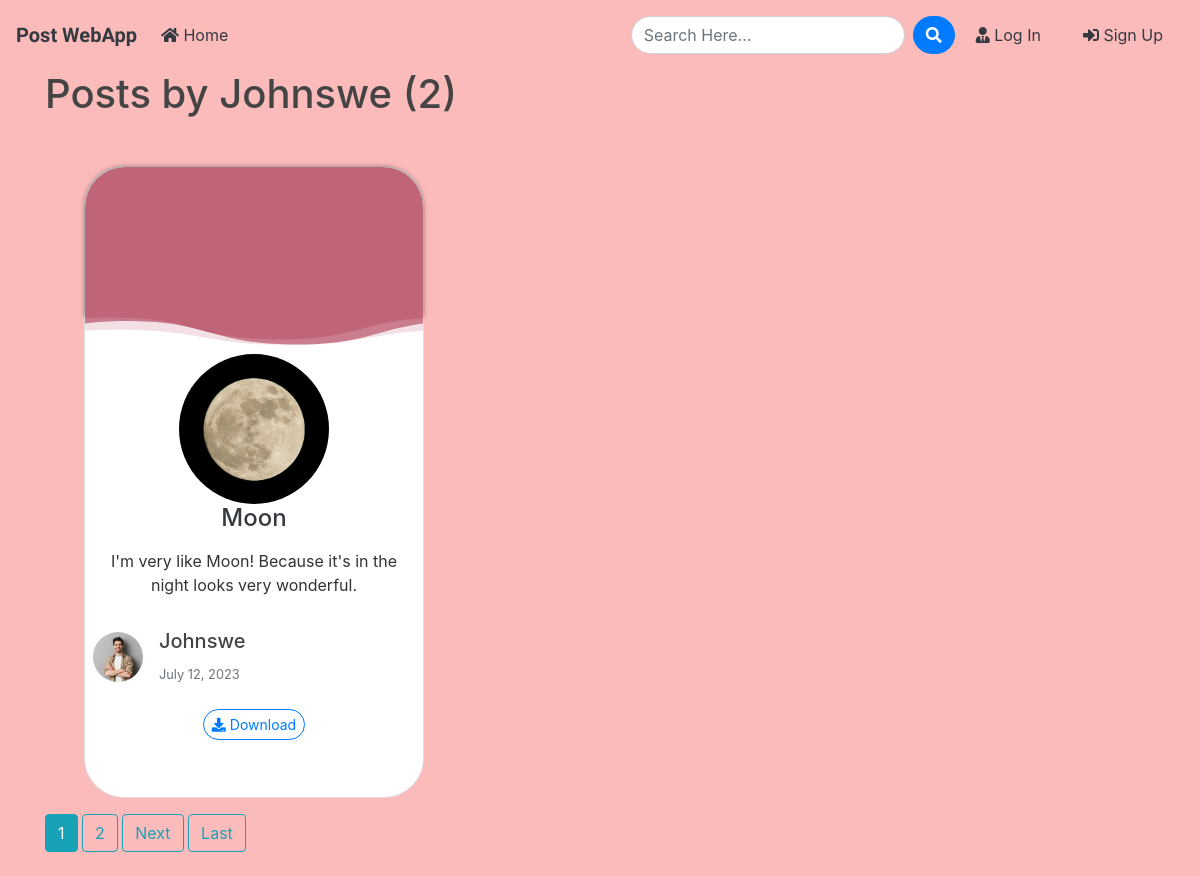
The app's page /user/Johnswe with its own data.
### blog/models.py (models this page shows, shortened)
class Post(models.Model):
	title = models.CharField(max_length=100)
	file = models.FileField(null=True,blank=True,upload_to='Files')
	content = models.TextField()
	date_posted = models.DateTimeField(default=timezone.now)
	author = models.ForeignKey(User, on_delete=models.CASCADE)

### users/models.py (models this page shows, shortened)
class Profile(models.Model):
    user = models.OneToOneField(User, on_delete=models.CASCADE)
    image = models.ImageField(default='default.jpg', upload_to='profile_pics')

### blog/views.py (the view)
# urls.py: path('user/<str:username>', UserPostListView.as_view(), name='user-posts'),
class UserPostListView(ListView):
    model = Post
    template_name = 'blog/user_posts.html'
    context_object_name = 'posts'
    paginate_by = 1
    def get_queryset(self):
        user = get_object_or_404(User, username=self.kwargs.get('username'))
        return Post.objects.filter(author=user).order_by('-date_posted')

### blog/templates/blog/user_posts.html (shortened to what this page needs)
{% extends "blog/base.html" %}
{% block content %}
    <h1 class="mb-3">Posts by {{ view.kwargs.username }} ({{ page_obj.paginator.count }})</h1>
    {% for post in posts %}
        <div class="ml-4 col-lg-4 col-md-6">
                    <div class="mt-5  h-100">
                        <div class="card">
                            {% if post.file %}
                                <div class="text-center">
                                    <section class="banner">
                                        <div class="banner__content"></div>
                                    </section>
                                </div>
                            {% endif %}
                           <div class="d-flex justify-content-center">
                                <img src="{{ post.file.url }}" class="rounded-circle  img-fluid" alt="" style="width: 150px; height: 150px; object-fit: cover;">
                            </div>
                            <h4><a class="text-dark d-flex justify-content-center" href="{% url 'post-detail' post.id %}">{{ post.title }}</a></h4>
                            <p class="card-text p-2 text-center">{{ post.content }}</p>
                            <div class="d-flex align-items-center p-2">
                                <a href="{{ post.author.profile.image.url }}" target="_blank">
                                    <img src="{{ post.author.profile.image.url }}" alt="" class="rounded-circle      img-fluid mr-3" style="width: 50px; height: 50px; object-fit: cover;">
                                </a>
                             <div>
                                    <a class="text-dark" href="{% url 'user-posts' post.author.username %}">
                                        <h5>{{ post.author }}</h5>
                                    </a>
                                    <small class="text-muted">{{ post.date_posted|date:"F d, Y" }}</small>
                             </div>
                            </div>
                            <div class="text-center">
                                {% if post.file %}
                                    <a class="btn btn-outline-primary btn-sm mb-3 mt-3 rounded-pill" href="{{ post.file.url }}" download><i class="fas fa-download"></i> Download</a>
                                {% endif %}
                            </div>
                        </div>
                    </div>
                </div>
    {% endfor %}
    {% if is_paginated %}
      <div class="obj_all mt-3">
      {% for num in page_obj.paginator.page_range %}
        {% if page_obj.number == num %}
          <a class="btn btn-info mb-4" href="?page={{ num }}">{{ num }}</a>
        {% elif num > page_obj.number|add:'-3' and num < page_obj.number|add:'3' %}
          <a class="btn btn-outline-info mb-4" href="?page={{ num }}">{{ num }}</a>
        {% endif %}
      {% endfor %}
      {% if page_obj.has_next %}
        <a class="btn btn-outline-info mb-4" href="?page={{ page_obj.next_page_number }}">Next</a>
        <a class="btn btn-outline-info mb-4" href="?page={{ page_obj.paginator.num_pages }}">Last</a>
      {% endif %}
    {% endif %}
      </div>
{% endblock content %}

### blog/static/blog/style.css (style rules this page uses)
body { background: #FCBBBB; color: #333333; margin-top: 0; }
h1, h2, h3, h4, h5, h6 { color: #444444; }
.banner__content { box-shadow: 0 0 5px rgba(0, 0, 0, 0.5); background: linear-gradient(180deg, #C06578 0%, #C06578 100%);; height: 150px; padding-top: 8%; padding-bottom: 8%; border-top-right-radius: 40px; border-top-left-radius: 40px; }
.card { border-radius: 40px; height: 632px; }
.banner svg { width: 100%; fill: #C06578; }

### records on screen
Post: file (picture), title "Moon", content "I'm very like Moon! Because it's in the night looks very wonderful.", author.profile.image (picture), author "Johnswe", date_posted "July 12, 2023"

### other values on screen
{{ view.kwargs.username }} "Johnswe"
{{ page_obj.paginator.count }} "2"
{{ num }} "1"
{{ num }} "2"
